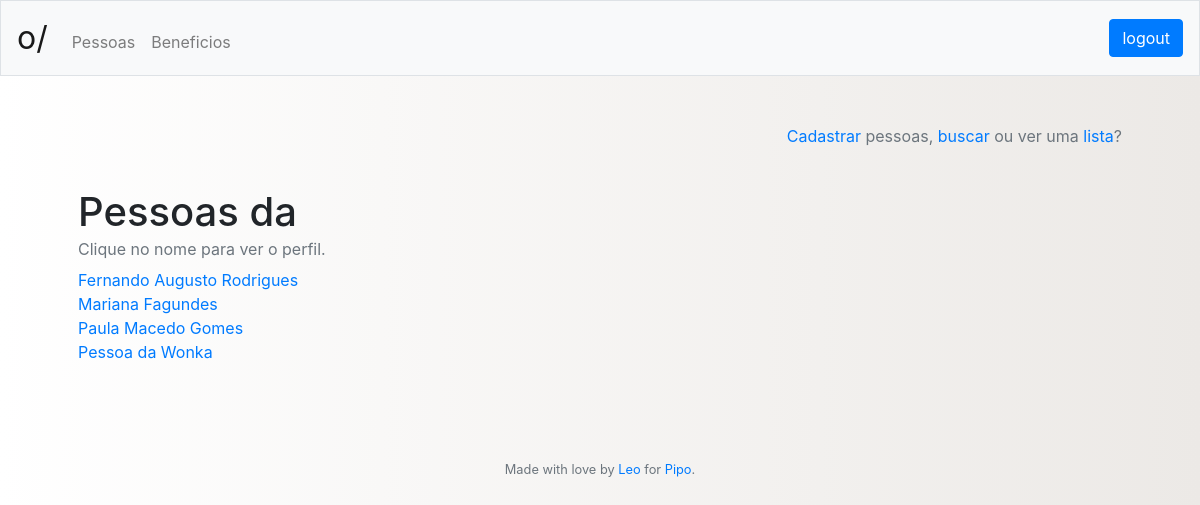
/pessoas/lista (signed in), run on an earlier commit of the app's database.
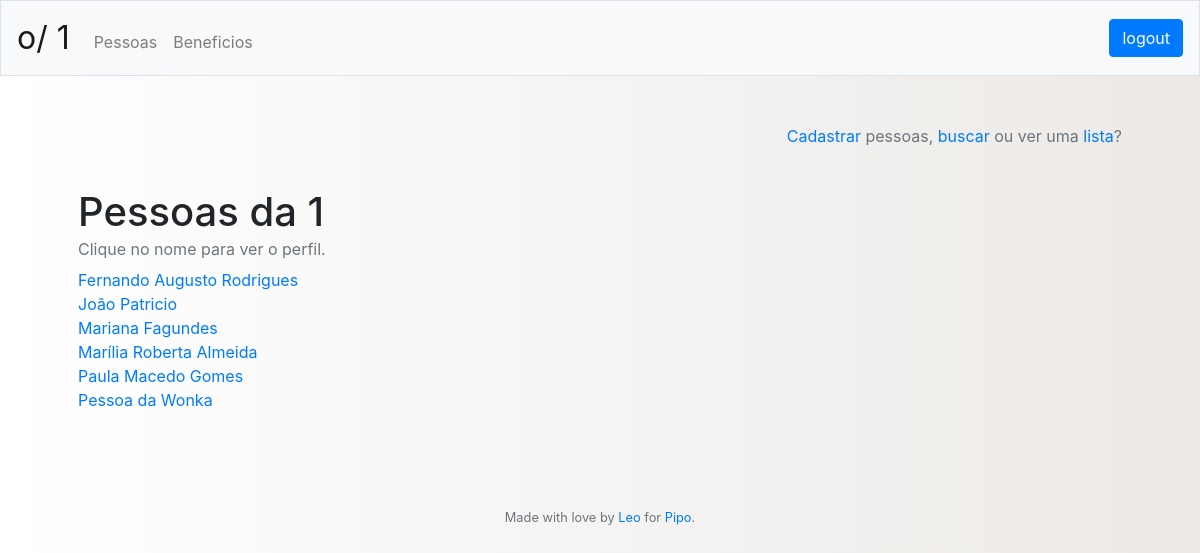
And on a later commit of the database.
### db.py (models this page shows)
class Person(Base):
	__table__ = Base.metadata.tables['person']

### app.py (the view)
@app.route("/pessoas/lista", methods=['GET'])
@login_required
def people_list():
	people_list = CompanyProfile(session["idCompany"]).get_people()
	return render_template("people_list.html", header = get_header(session),
											people_list = people_list)

### app.py (called while the page is built)
@app.after_request
def after_request(response):
    response.headers["Cache-Control"] = "no-cache, no-store, must-revalidate"
    response.headers["Expires"] = 0
    response.headers["Pragma"] = "no-cache"
    return response

@app.teardown_request
def remove_session(ex=None):
    db.remove()

def login_required(f):
    @wraps(f)
    def decorated_function(*args, **kwargs):
        if session.get("id") is None:
            return redirect("/login")
        return f(*args, **kwargs)
    return decorated_function

### db.py (called while the page is built)
def company_exists(idCompany):
	if not is_int(idCompany):
			raise TypeError
	results = (db.query(Company.id)
				.filter(Company.id == idCompany).all())
	if len(results) == 1:
		return True
	elif len(results) > 1:
		raise Exception("Database is compromised")
	else:
		return False

def query_company_people(idCompany):
	results = (db.query(Person.id, Person.name)
				.filter(Person.idCompany == idCompany)
				.order_by(Person.name).all())
	return results

### utils.py (called while the page is built)
def is_int(num):
    if num is None:
        raise TypeError
    if isinstance(num, bool):
        return False
    if not isinstance(num, int):
        return False
    else:
        return True

### templates/people_list.html
{% extends "layout.html" %}
{% block main %}
	<p align="right" class="text-muted"><a href="/pessoas/cadastro">Cadastrar</a> pessoas, <a href="/pessoas/busca">buscar</a> ou ver uma <a href="/pessoas/lista">lista</a>?</p>
	<br>
		<h1>Pessoas da {{ header["company"] }}</h1>
	{% if people_list|length %}
		<p style="margin-bottom: 7px; margin-top: -7px;" class="text-muted">Clique no nome para ver o perfil.</p>
		{% for person in people_list|sort(attribute='name') %}
			<a href="/pessoas/perfil/{{ person['idPerson'] }}">{{ person["name"] }}</a><br>
		{% endfor %}
	{% else %}
		<p>Nenhum resultado encontrado :(</p>
	{% endif %}
	<br><br>
{% endblock %}

What changed in the data, as far as the page shows it:
added Person: name "João Patricio"
added Person: name "Marília Roberta Almeida"
Also different on the page:
{{ header["company"] }}: (not shown) → "1"
